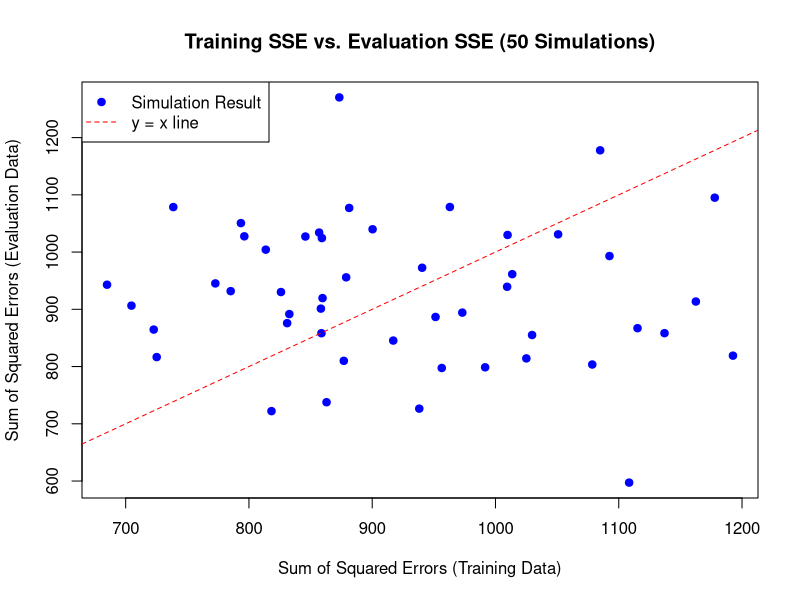

This chart was generated by the following R code:
# ------------topic 1--------------------#

# --- Simulation Parameters ---

# Number of simulations (repetitions of the entire process)
n_simulations <- 50

# Number of data points in training and evaluation sets
n_samples <- 100

# Parameters for the normal distribution
population_mean <- 3
population_variance <- 9
# Standard deviation is the square root of the variance
population_sd <- sqrt(population_variance)

# --- Initialization ---

# Create empty numeric vectors to store the results from each simulation.
# We know the size beforehand (n_simulations), so we pre-allocate memory.
train_sse_results <- numeric(n_simulations)
eval_sse_results <- numeric(n_simulations)

# Set a seed for the random number generator for reproducibility.
# Anyone running this code will get the same "random" numbers.
set.seed(1015)

# --- Simulation Loop ---

# Loop 50 times (from 1 to n_simulations)
for (i in 1:n_simulations) {
  
  # --- Step 1: Generate Training Data ---
  # Draw n_samples random numbers from a normal distribution
  # with the specified mean and standard deviation.
  train_data <- rnorm(n = n_samples, mean = population_mean, sd = population_sd)
  
  # --- Step 2: Calculate Training Sample Mean ---
  # Calculate the arithmetic mean of the generated training data.
  train_sample_mean <- mean(train_data)
  
  # --- Step 3: Generate Evaluation Data ---
  # Draw another n_samples random numbers from the *same* normal distribution.
  # This data is independent of the training data.
  eval_data <- rnorm(n = n_samples, mean = population_mean, sd = population_sd)
  
  # --- Step 4: Calculate Sum of Squared Errors (SSE) on Training Data ---
  # Calculate the squared difference between each training data point and the train_sample_mean.
  # Then, sum up these squared differences. SSE = Sum[(X_train - train_sample_mean)^2]
  sse_train <- sum((train_data - train_sample_mean)^2)
  
  # --- Step 5: Calculate Sum of Squared Errors (SSE) on Evaluation Data ---
  # Calculate the squared difference between each evaluation data point and the *training* sample mean.
  # Note: We use the mean calculated from the *training* data to evaluate the *evaluation* data.
  # Then, sum up these squared differences. SSE = Sum[(X_eval - train_sample_mean)^2]
  sse_eval <- sum((eval_data - train_sample_mean)^2)
  
  # --- Step 6: Store Results ---
  # Store the calculated SSE values for this iteration (i) in our results vectors.
  train_sse_results[i] <- sse_train
  eval_sse_results[i] <- sse_eval
  
  # Optional: Print progress (uncomment if desired)
  print(paste("Simulation", i, "completed."))
  
} # End of the simulation loop

# --- Step 7: Create Scatter Plot ---

# Create a scatter plot using the stored results.
# x-axis: SSE calculated on the training data for each simulation.
# y-axis: SSE calculated on the evaluation data for each simulation.
plot(x = train_sse_results,
     y = eval_sse_results,
     main = "Training SSE vs. Evaluation SSE (50 Simulations)", # Title of the plot
     xlab = "Sum of Squared Errors (Training Data)",          # Label for the x-axis
     ylab = "Sum of Squared Errors (Evaluation Data)",         # Label for the y-axis
     pch = 19,                                               # Use solid circles for points
     col = "blue")                                           # Set the color of the points

# Add a diagonal line (y=x) for reference.
# Points above this line mean evaluation SSE was higher than training SSE for that simulation.
# Points below mean training SSE was higher.
abline(a = 0, b = 1, col = "red", lty = 2) # a=intercept, b=slope, lty=line type (dashed)

# Add a legend (optional)
legend("topleft", legend=c("Simulation Result", "y = x line"),
       col=c("blue", "red"), pch=c(19, NA), lty=c(NA, 2))

# --- Optional: Display Results Summary ---
# Create a data frame to view the results together
results_df <- data.frame(
  Simulation = 1:n_simulations,
  Training_SSE = train_sse_results,
  Evaluation_SSE = eval_sse_results
)

# Print the first few rows of the results data frame
print("First 6 simulation results:")
print(head(results_df))

# Print summary statistics of the SSE results
print("Summary statistics for SSE:")
summary(results_df[, -1]) # Exclude the 'Simulation' column from summary
